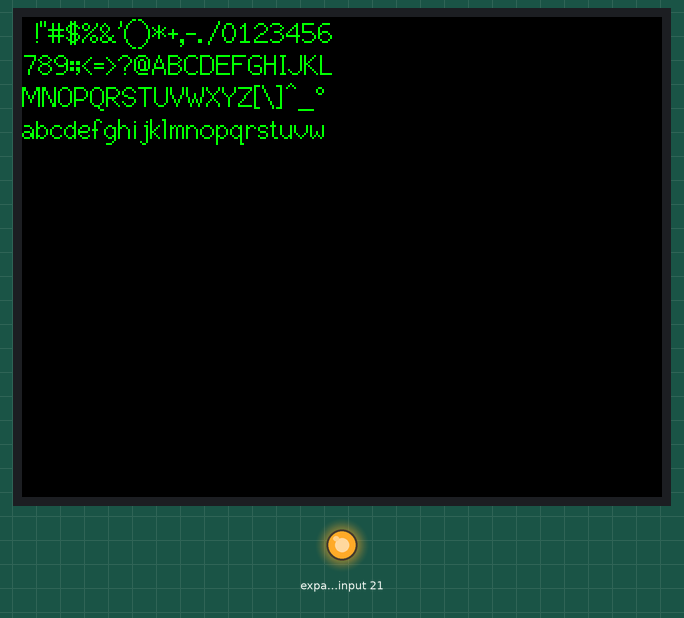
This sketch was run on a simulated ESP32-S3. Shown: 240×320 colour display, output pins drawn as LEDs (lit = HIGH). Pins used as bus, display or sensor lines are not drawn.

Above: at 5.7 s.
At 35.9 s:
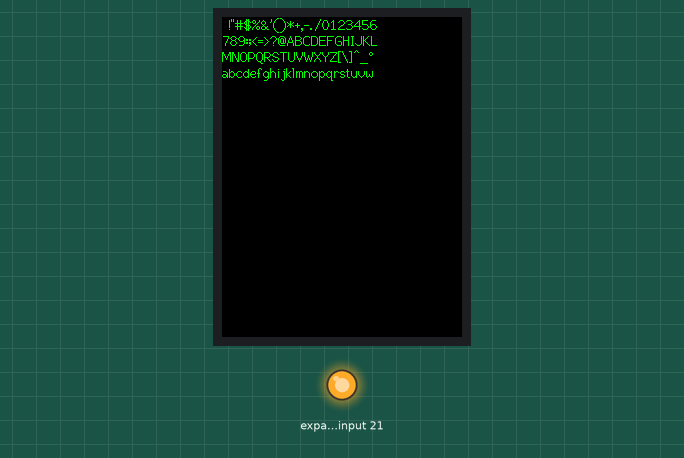

Measured:
- what the display in image 0 shows lasts 1.1 s, from 5.6 s to 6.7 s

The sketch:

display_test.ino
```cpp
#include "TFT_eSPI.h"

// LORA
#define BOARD_LORA_CS   12
// TF card
#define BOARD_SD_CS   13

// About LCD definition in the file: lib/TFT_eSPI/User_Setups/Setup214_LilyGo_T_Embed_PN532.h
TFT_eSPI tft;

void setup(void)
{
    // LORA、SD and LCD use the same spi, in order to avoid mutual influence;
    // before powering on, all CS signals should be pulled high and in an unselected state;
    pinMode(TFT_CS, OUTPUT);
    digitalWrite(TFT_CS, HIGH);
    pinMode(BOARD_SD_CS, OUTPUT);
    digitalWrite(BOARD_SD_CS, HIGH);
    pinMode(BOARD_LORA_CS, OUTPUT);
    digitalWrite(BOARD_LORA_CS, HIGH);

    tft.begin();
    tft.setRotation(3);
    tft.fillScreen(TFT_BLACK);

}

void loop(void)
{
    tft.fillScreen(TFT_RED);
    delay(1000);
    tft.fillScreen(TFT_GREEN);
    delay(1000);
    tft.fillScreen(TFT_BLUE);
    delay(1000);
    tft.fillScreen(TFT_LIGHTGREY);
    delay(1000);
    tft.fillScreen(TFT_BLACK);
    delay(1000);

    tft.setTextColor(TFT_GREEN, TFT_BLACK);
    tft.setRotation(3);
    tft.drawString(" !\"#$%&'()*+,-./0123456", 0, 0, 2);
    tft.drawString("789:;<=>?@ABCDEFGHIJKL", 0, 16, 2);
    tft.drawString("MNOPQRSTUVWXYZ[\\]^_`", 0, 32, 2);
    tft.drawString("abcdefghijklmnopqrstuvw", 0, 48, 2);
    delay(1000);

    tft.setRotation(2);
    tft.fillScreen(TFT_BLACK);
    tft.drawString(" !\"#$%&'()*+,-./0123456", 0, 0, 2);
    tft.drawString("789:;<=>?@ABCDEFGHIJKL", 0, 16, 2);
    tft.drawString("MNOPQRSTUVWXYZ[\\]^_`", 0, 32, 2);
    tft.drawString("abcdefghijklmnopqrstuvw", 0, 48, 2);
    delay(1000);

    tft.setRotation(1);
    tft.fillScreen(TFT_BLACK);
    tft.drawString(" !\"#$%&'()*+,-./0123456", 0, 0, 2);
    tft.drawString("789:;<=>?@ABCDEFGHIJKL", 0, 16, 2);
    tft.drawString("MNOPQRSTUVWXYZ[\\]^_`", 0, 32, 2);
    tft.drawString("abcdefghijklmnopqrstuvw", 0, 48, 2);
    delay(1000);

    tft.setRotation(0);
    tft.fillScreen(TFT_BLACK);
    tft.drawString(" !\"#$%&'()*+,-./0123456", 0, 0, 2);
    tft.drawString("789:;<=>?@ABCDEFGHIJKL", 0, 16, 2);
    tft.drawString("MNOPQRSTUVWXYZ[\\]^_`", 0, 32, 2);
    tft.drawString("abcdefghijklmnopqrstuvw", 0, 48, 2);
    delay(1000);
}
```
